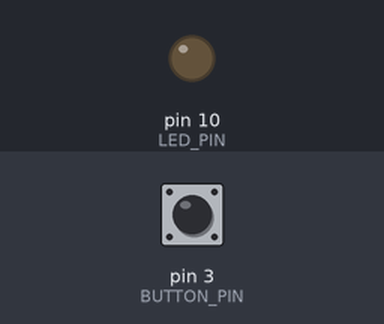
This sketch was run on a simulated Arduino Uno, built with avr-gcc and run on an emulated ATmega328P. Parts: output pins drawn as LEDs (lit = HIGH). Inputs (shaded band) come from the test bench; at power-on: pin 3 (BUTTON_PIN) HIGH.

Above: at 1.2 s.
1.3 s: pin 3 (BUTTON_PIN) pulled LOW for 0.15 s
At 2.5 s:
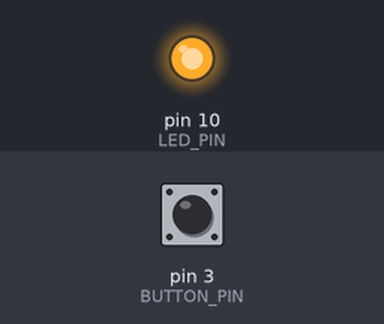
2.9 s: pin 3 (BUTTON_PIN) pulled LOW for 1 s
At 3.9 s:
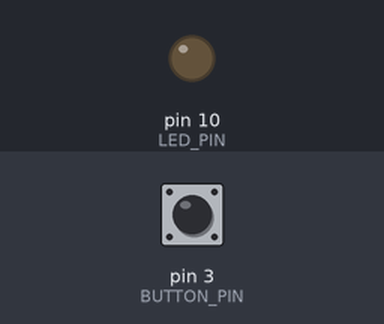
5.4 s: pin 3 (BUTTON_PIN) pulled LOW for 3.2 s
At 5.8 s:
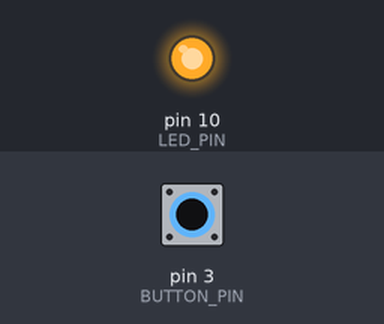
Timing chart, 0 to 8.4 s (numbered marks = the images above; inputs shaded):
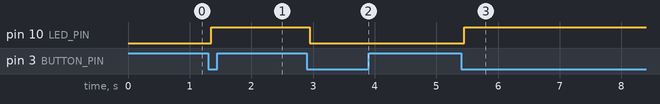

The sketch:

lab04Question04.ino
```cpp
const int BUTTON_PIN = 3;
const int LED_PIN    = 10;

int ledState = LOW;
int lastButtonState;
int currentButtonState;

unsigned long lastDebounceTime = 0;
unsigned long debounceDelay = 50;

void setup() {
  Serial.begin(9600);
  pinMode(BUTTON_PIN, INPUT_PULLUP);
  pinMode(LED_PIN, OUTPUT);

  lastButtonState = digitalRead(BUTTON_PIN);
}

void loop() {
  int reading = digitalRead(BUTTON_PIN);

  if (reading != lastButtonState) {
    // reset the debouncing timer
    lastDebounceTime = millis();
  }

  if ((millis() - lastDebounceTime) > debounceDelay) {

    if (reading != currentButtonState) {
      currentButtonState = reading;

      // only toggle the LED if the new button state is LOW
      if (currentButtonState == LOW) {
        ledState = !ledState;  // change the state of the LED
      }
    }
  }

  // set the LED
  digitalWrite(LED_PIN, ledState);

  // save the reading
  lastButtonState = reading;
}
```

Measured:
- after the input at 1.3 s, pin 10 (LED_PIN): LOW → HIGH after 0.05 s
- after the input at 2.9 s, pin 10 (LED_PIN): HIGH → LOW after 0.05 s
- after the input at 5.4 s, pin 10 (LED_PIN): LOW → HIGH after 0.05 s
